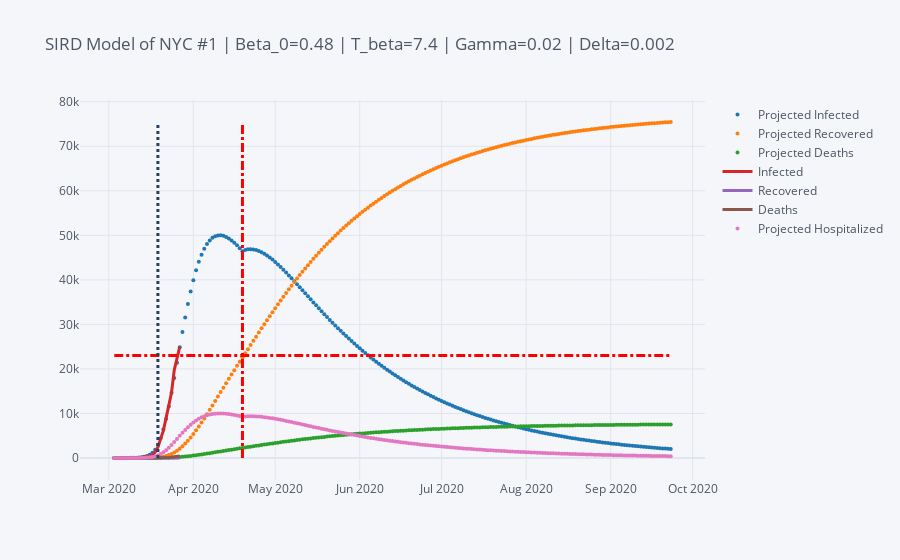
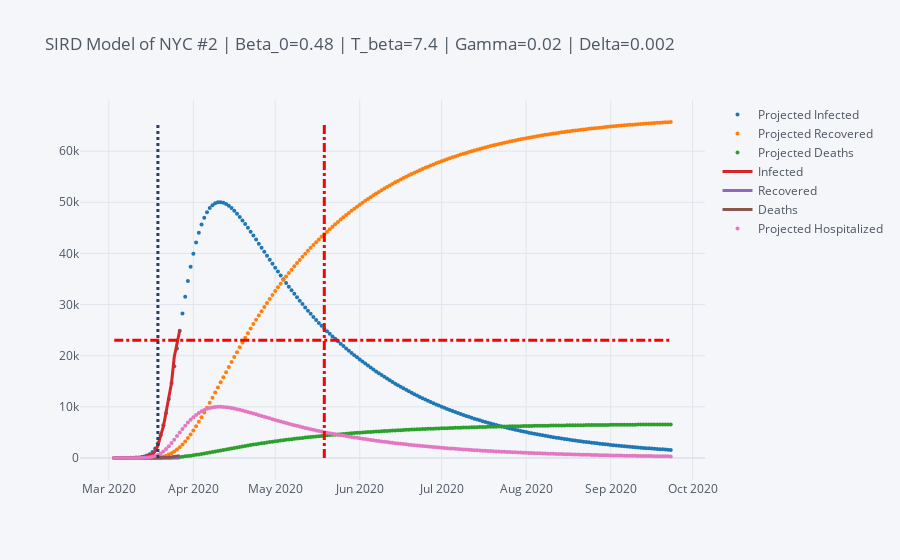
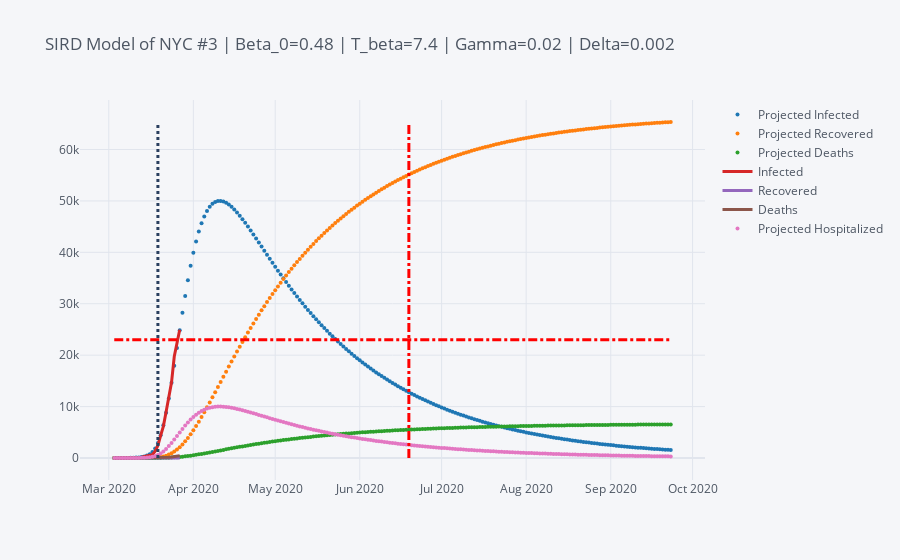

Notebook code cell kept with these figures, in order:
### Code cell
#Collect clean locale data into dictionary for batch processing
epidemic_list = [
    Epidemic("NYC #1", nytimes_nyc_data, locale_pop=8623000, hospital_beds=23000, 
             t_lockdown="03-19-2020", t_lift="04-19-2020", forecast_days=180),
    Epidemic("NYC #2", nytimes_nyc_data, locale_pop=8623000, hospital_beds=23000, 
             t_lockdown="03-19-2020", t_lift="05-19-2020", forecast_days=180),
    Epidemic("NYC #3", nytimes_nyc_data, locale_pop=8623000, hospital_beds=23000, 
             t_lockdown="03-19-2020", t_lift="06-19-2020", forecast_days=180),
]
run_pandemic(epidemic_list)

### Figure 1 — Plotly figure (JSON) as saved in the notebook; plotly's stock layout.template omitted (floating-point values rounded to 4 significant figures; data arrays with more than 128 entries replaced by an {"elided": "..."} marker saying what was removed)
{"data": [{"line": {"color": "rgba(31, 119, 180, 1.0)", "dash": "solid", "shape": "linear", "width": 3}, "marker": {"size": 4, "symbol": "circle"}, "mode": "markers", "name": "Projected Infected", "text": "", "type": "scatter", "x": {"elided": "205 str values"}, "y": {"elided": "205 float values"}}, {"line": {"color": "rgba(255, 127, 14, 1.0)", "dash": "solid", "shape": "linear", "width": 3}, "marker": {"size": 4, "symbol": "circle"}, "mode": "markers", "name": "Projected Recovered", "text": "", "type": "scatter", "x": {"elided": "205 str values"}, "y": {"elided": "205 float values"}}, {"line": {"color": "rgba(44, 160, 44, 1.0)", "dash": "solid", "shape": "linear", "width": 3}, "marker": {"size": 4, "symbol": "circle"}, "mode": "markers", "name": "Projected Deaths", "text": "", "type": "scatter", "x": {"elided": "205 str values"}, "y": {"elided": "205 float values"}}, {"line": {"color": "rgba(214, 39, 40, 1.0)", "dash": "solid", "shape": "linear", "width": 3}, "mode": "lines", "name": "Infected", "text": "", "type": "scatter", "x": {"elided": "205 str values"}, "y": {"elided": "205 mixed values"}}, {"line": {"color": "rgba(148, 103, 189, 1.0)", "dash": "solid", "shape": "linear", "width": 3}, "mode": "lines", "name": "Recovered", "text": "", "type": "scatter", "x": {"elided": "205 str values"}, "y": {"elided": "205 mixed values"}}, {"line": {"color": "rgba(140, 86, 75, 1.0)", "dash": "solid", "shape": "linear", "width": 3}, "mode": "lines", "name": "Deaths", "text": "", "type": "scatter", "x": {"elided": "205 str values"}, "y": {"elided": "205 mixed values"}}, {"line": {"color": "rgba(227, 119, 194, 1.0)", "dash": "solid", "shape": "linear", "width": 3}, "marker": {"size": 4, "symbol": "circle"}, "mode": "markers", "name": "Projected Hospitalized", "text": "", "type": "scatter", "x": {"elided": "205 str values"}, "y": {"elided": "205 float values"}}], "layout": {"legend": {"bgcolor": "#F5F6F9", "font": {"color": "#4D5663"}}, "paper_bgcolor": "#F5F6F9", "plot_bgcolor": "#F5F6F9", "shapes": [{"line": {"color": "Red", "dash": "dashdot", "width": 3}, "type": "line", "x0": "2020-03-03T00:00:00", "x1": "2020-09-23T00:00:00", "y0": 23000, "y1": 23000}, {"line": {"color": "Dark Blue", "dash": "dot", "width": 3}, "type": "line", "x0": "2020-03-19T00:00:00", "x1": "2020-03-19T00:00:00", "y0": 0, "y1": 75450.0}, {"line": {"color": "Red", "dash": "dashdot", "width": 3}, "type": "line", "x0": "2020-04-19T00:00:00", "x1": "2020-04-19T00:00:00", "y0": 0, "y1": 75450.0}], "title": {"font": {"color": "#4D5663"}, "text": "SIRD Model of NYC #1 | Beta_0=0.48 | T_beta=7.4 | Gamma=0.02 | Delta=0.002"}, "xaxis": {"gridcolor": "#E1E5ED", "showgrid": true, "tickfont": {"color": "#4D5663"}, "title": {"font": {"color": "#4D5663"}, "text": ""}, "zerolinecolor": "#E1E5ED"}, "yaxis": {"gridcolor": "#E1E5ED", "showgrid": true, "tickfont": {"color": "#4D5663"}, "title": {"font": {"color": "#4D5663"}, "text": ""}, "zerolinecolor": "#E1E5ED"}}}

### Figure 2 — Plotly figure (JSON) as saved in the notebook; plotly's stock layout.template omitted (floating-point values rounded to 4 significant figures; data arrays with more than 128 entries replaced by an {"elided": "..."} marker saying what was removed)
{"data": [{"line": {"color": "rgba(31, 119, 180, 1.0)", "dash": "solid", "shape": "linear", "width": 3}, "marker": {"size": 4, "symbol": "circle"}, "mode": "markers", "name": "Projected Infected", "text": "", "type": "scatter", "x": {"elided": "205 str values"}, "y": {"elided": "205 float values"}}, {"line": {"color": "rgba(255, 127, 14, 1.0)", "dash": "solid", "shape": "linear", "width": 3}, "marker": {"size": 4, "symbol": "circle"}, "mode": "markers", "name": "Projected Recovered", "text": "", "type": "scatter", "x": {"elided": "205 str values"}, "y": {"elided": "205 float values"}}, {"line": {"color": "rgba(44, 160, 44, 1.0)", "dash": "solid", "shape": "linear", "width": 3}, "marker": {"size": 4, "symbol": "circle"}, "mode": "markers", "name": "Projected Deaths", "text": "", "type": "scatter", "x": {"elided": "205 str values"}, "y": {"elided": "205 float values"}}, {"line": {"color": "rgba(214, 39, 40, 1.0)", "dash": "solid", "shape": "linear", "width": 3}, "mode": "lines", "name": "Infected", "text": "", "type": "scatter", "x": {"elided": "205 str values"}, "y": {"elided": "205 mixed values"}}, {"line": {"color": "rgba(148, 103, 189, 1.0)", "dash": "solid", "shape": "linear", "width": 3}, "mode": "lines", "name": "Recovered", "text": "", "type": "scatter", "x": {"elided": "205 str values"}, "y": {"elided": "205 mixed values"}}, {"line": {"color": "rgba(140, 86, 75, 1.0)", "dash": "solid", "shape": "linear", "width": 3}, "mode": "lines", "name": "Deaths", "text": "", "type": "scatter", "x": {"elided": "205 str values"}, "y": {"elided": "205 mixed values"}}, {"line": {"color": "rgba(227, 119, 194, 1.0)", "dash": "solid", "shape": "linear", "width": 3}, "marker": {"size": 4, "symbol": "circle"}, "mode": "markers", "name": "Projected Hospitalized", "text": "", "type": "scatter", "x": {"elided": "205 str values"}, "y": {"elided": "205 float values"}}], "layout": {"legend": {"bgcolor": "#F5F6F9", "font": {"color": "#4D5663"}}, "paper_bgcolor": "#F5F6F9", "plot_bgcolor": "#F5F6F9", "shapes": [{"line": {"color": "Red", "dash": "dashdot", "width": 3}, "type": "line", "x0": "2020-03-03T00:00:00", "x1": "2020-09-23T00:00:00", "y0": 23000, "y1": 23000}, {"line": {"color": "Dark Blue", "dash": "dot", "width": 3}, "type": "line", "x0": "2020-03-19T00:00:00", "x1": "2020-03-19T00:00:00", "y0": 0, "y1": 65690.0}, {"line": {"color": "Red", "dash": "dashdot", "width": 3}, "type": "line", "x0": "2020-05-19T00:00:00", "x1": "2020-05-19T00:00:00", "y0": 0, "y1": 65690.0}], "title": {"font": {"color": "#4D5663"}, "text": "SIRD Model of NYC #2 | Beta_0=0.48 | T_beta=7.4 | Gamma=0.02 | Delta=0.002"}, "xaxis": {"gridcolor": "#E1E5ED", "showgrid": true, "tickfont": {"color": "#4D5663"}, "title": {"font": {"color": "#4D5663"}, "text": ""}, "zerolinecolor": "#E1E5ED"}, "yaxis": {"gridcolor": "#E1E5ED", "showgrid": true, "tickfont": {"color": "#4D5663"}, "title": {"font": {"color": "#4D5663"}, "text": ""}, "zerolinecolor": "#E1E5ED"}}}

### Figure 3 — Plotly figure (JSON) as saved in the notebook; plotly's stock layout.template omitted (floating-point values rounded to 4 significant figures; data arrays with more than 128 entries replaced by an {"elided": "..."} marker saying what was removed)
{"data": [{"line": {"color": "rgba(31, 119, 180, 1.0)", "dash": "solid", "shape": "linear", "width": 3}, "marker": {"size": 4, "symbol": "circle"}, "mode": "markers", "name": "Projected Infected", "text": "", "type": "scatter", "x": {"elided": "205 str values"}, "y": {"elided": "205 float values"}}, {"line": {"color": "rgba(255, 127, 14, 1.0)", "dash": "solid", "shape": "linear", "width": 3}, "marker": {"size": 4, "symbol": "circle"}, "mode": "markers", "name": "Projected Recovered", "text": "", "type": "scatter", "x": {"elided": "205 str values"}, "y": {"elided": "205 float values"}}, {"line": {"color": "rgba(44, 160, 44, 1.0)", "dash": "solid", "shape": "linear", "width": 3}, "marker": {"size": 4, "symbol": "circle"}, "mode": "markers", "name": "Projected Deaths", "text": "", "type": "scatter", "x": {"elided": "205 str values"}, "y": {"elided": "205 float values"}}, {"line": {"color": "rgba(214, 39, 40, 1.0)", "dash": "solid", "shape": "linear", "width": 3}, "mode": "lines", "name": "Infected", "text": "", "type": "scatter", "x": {"elided": "205 str values"}, "y": {"elided": "205 mixed values"}}, {"line": {"color": "rgba(148, 103, 189, 1.0)", "dash": "solid", "shape": "linear", "width": 3}, "mode": "lines", "name": "Recovered", "text": "", "type": "scatter", "x": {"elided": "205 str values"}, "y": {"elided": "205 mixed values"}}, {"line": {"color": "rgba(140, 86, 75, 1.0)", "dash": "solid", "shape": "linear", "width": 3}, "mode": "lines", "name": "Deaths", "text": "", "type": "scatter", "x": {"elided": "205 str values"}, "y": {"elided": "205 mixed values"}}, {"line": {"color": "rgba(227, 119, 194, 1.0)", "dash": "solid", "shape": "linear", "width": 3}, "marker": {"size": 4, "symbol": "circle"}, "mode": "markers", "name": "Projected Hospitalized", "text": "", "type": "scatter", "x": {"elided": "205 str values"}, "y": {"elided": "205 float values"}}], "layout": {"legend": {"bgcolor": "#F5F6F9", "font": {"color": "#4D5663"}}, "paper_bgcolor": "#F5F6F9", "plot_bgcolor": "#F5F6F9", "shapes": [{"line": {"color": "Red", "dash": "dashdot", "width": 3}, "type": "line", "x0": "2020-03-03T00:00:00", "x1": "2020-09-23T00:00:00", "y0": 23000, "y1": 23000}, {"line": {"color": "Dark Blue", "dash": "dot", "width": 3}, "type": "line", "x0": "2020-03-19T00:00:00", "x1": "2020-03-19T00:00:00", "y0": 0, "y1": 65350.0}, {"line": {"color": "Red", "dash": "dashdot", "width": 3}, "type": "line", "x0": "2020-06-19T00:00:00", "x1": "2020-06-19T00:00:00", "y0": 0, "y1": 65350.0}], "title": {"font": {"color": "#4D5663"}, "text": "SIRD Model of NYC #3 | Beta_0=0.48 | T_beta=7.4 | Gamma=0.02 | Delta=0.002"}, "xaxis": {"gridcolor": "#E1E5ED", "showgrid": true, "tickfont": {"color": "#4D5663"}, "title": {"font": {"color": "#4D5663"}, "text": ""}, "zerolinecolor": "#E1E5ED"}, "yaxis": {"gridcolor": "#E1E5ED", "showgrid": true, "tickfont": {"color": "#4D5663"}, "title": {"font": {"color": "#4D5663"}, "text": ""}, "zerolinecolor": "#E1E5ED"}}}
